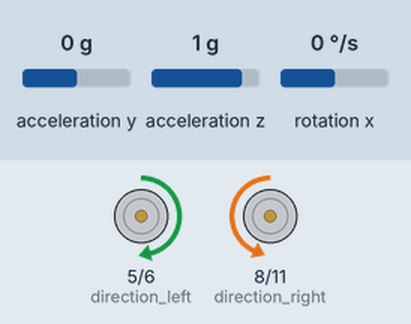
Simulated run of this sketch. Board: Arduino Uno, built with avr-gcc and run on an emulated ATmega328P. Parts: direction and speed pins drawn as motors (green arrow = direction pin HIGH = forward, orange = LOW = backward, longer = more drive). The inputs (shaded band) are chosen by the test bench; at power-on: acceleration y 0 g, acceleration z 1 g, rotation x 0 °/s. What the sketch prints to the serial monitor is not drawn.

Above: at 1.26 s.
1.3 s: acceleration y set to 0.8 g
2.8 s: acceleration z set to -1.4 g
At 5.6 s:
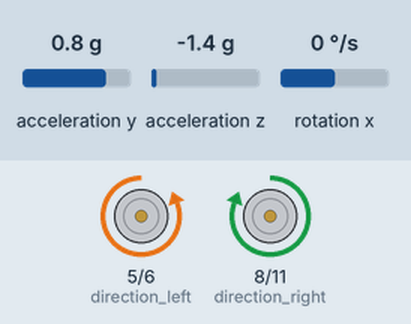
5.8 s: rotation x set to -100 °/s
8.8 s: acceleration y set to -0.8 g
At 9.5 s:
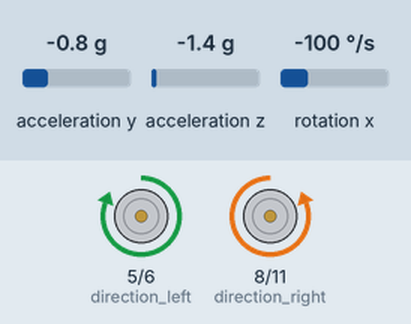
10.6 s: acceleration z set to 0 g
13.6 s: acceleration y set to 0 g
Timing chart, 0 to 31.9 s (numbered marks = the images above; inputs shaded):
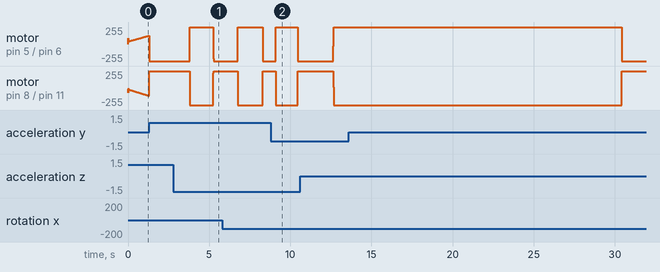

Measured:
- after the input at 2.8 s, motor on pin 5 (direction_left) / pin 6 (motor_pwm_left): backward 255/255 → forward 255/255 after 1.0 s, → backward 255/255 1.4 s later; motor on pin 8 (direction_right) / pin 11 (motor_pwm_right): forward 255/255 → backward 255/255 after 1.0 s, → forward 255/255 1.4 s later
- after the input at 8.8 s, motor on pin 5 (direction_left) / pin 6 (motor_pwm_left): backward 255/255 → forward 255/255 after 0.29 s, → backward 255/255 1.4 s later; motor on pin 8 (direction_right) / pin 11 (motor_pwm_right): forward 255/255 → backward 255/255 after 0.29 s, → forward 255/255 1.4 s later

The sketch:

self-balancing-robot.ino
```cpp
#include "Wire.h"
#include "I2Cdev.h"
#include "MPU6050.h"
#include "math.h"


MPU6050 mpu;                                    // Create an instance of the MPU6050 class

int16_t accY, accZ;                             // Define accelerometer Y and Z values as 16bit integers
float accAngle;                                 // Define the angle that will be calculated using accY and accZ values

int16_t gyroX;                                  // Define gyroscope X value (angular velocity around x-axis) as 16bit integer
float gyroAngle = 0;                            // Give the gyro angle an initial value of 0
unsigned long currTime, prevTime = 0, loopTime; // Set time-related variables as 32bit numbers of only positive value (0 to 2^32-1)

#define direction_left 5                        // Set pin number for DIR pin of left motor
#define direction_right 8                       // Set pin number for DIR pin of right motor
#define motor_pwm_left 6                        // Set pin number for EN- pin of left motor (must be a PWM pin)
#define motor_pwm_right 11                      // Set pin number for EN pin of right motor (must be a PWM pin)

#define Kp 36 // Set the proportional gain value for the PID controller
#define Ki 16.6667 //33.3333                                  //0.003 // Set the derivative gain value for the PID controller
#define Kd 0.015//0.0075
#define sampleTime 0.005                        // Define sampling time
#define targetAngle 0.5                           // Define target angle which is the desired tilt of the robot

float a = 0.0;
float tau = 0.075;
float x_angle = 0.0;

// Declare variables that are shared between the interrupt function and main loop as volatile to avoid compiler attempt to optimize the shared objects
volatile int motorPower, gyroRate;
volatile float currentAngle, prevAngle = 0, error, prevError = 0, errorSum = 0;

float complementaryFilter(float newAngle, float gyroRate, int loopTime) {
  float dtC = float(loopTime)/1000.0;
  a = tau / (tau+dtC);
  x_angle = a * (x_angle + gyroRate*dtC) + (1-a)*(newAngle);
  return x_angle;
}

void setMotors(int leftMotorSpeed, int rightMotorSpeed) {
  if (leftMotorSpeed <= 0) {
    leftMotorSpeed = leftMotorSpeed * (-1);
    leftMotorSpeed = map(leftMotorSpeed, 0, 255, 22, 255); // CCW
    analogWrite(motor_pwm_left, leftMotorSpeed);
    digitalWrite(direction_left, HIGH);
  } else {
    leftMotorSpeed = map(leftMotorSpeed, 0, 255, 22, 255); // CW
    analogWrite(motor_pwm_left, leftMotorSpeed);
    digitalWrite(direction_left, LOW);
  }

  if (rightMotorSpeed <= 0) {
    rightMotorSpeed = rightMotorSpeed * (-1);
    rightMotorSpeed = map(rightMotorSpeed, 0, 255, 0 , 255); // CW
    analogWrite(motor_pwm_right, rightMotorSpeed);
    digitalWrite(direction_right, LOW);
  } else {
    rightMotorSpeed = map(rightMotorSpeed, 0, 255, 0, 255); //CCW
    analogWrite(motor_pwm_right, rightMotorSpeed);
    digitalWrite(direction_right, HIGH);
  }
}


void initPID() {
  // initialize timer
  cli();
  TCCR1A = 0;
  TCCR1B = 0;

  OCR1A = 19999; // match register = (16000000Hz / (8*desired_frequency)) - 1 ; currently the frequency is 200HZ(5ms)
  TCCR1B |= (1 << WGM12);
  TCCR1B |= (1 << CS11);
  TIMSK1 |= (1 << OCIE1A);

  sei();
}

void setup() {
  mpu.initialize();
  Serial.begin(115200);

  pinMode(direction_left, OUTPUT);
  pinMode(direction_right, OUTPUT);
  pinMode(motor_pwm_left, OUTPUT);
  pinMode(motor_pwm_right, OUTPUT);

  mpu.setYAccelOffset(-205);
  mpu.setZAccelOffset(1398);
  mpu.setXGyroOffset(-45);

  initPID();
}

void loop() {
  // read sensor data
  accY = mpu.getAccelerationY();
  accZ = mpu.getAccelerationZ();
  gyroX = mpu.getRotationX();
  //Serial.println("accY: " + accY);
  //define the range of motor input
  motorPower = constrain(motorPower, -255, 255);
  setMotors(motorPower, motorPower);
}

ISR(TIMER1_COMPA_vect) {
  // calculate angle of inclination
  accAngle = atan2(accY, accZ) * RAD_TO_DEG;
  gyroRate = map(gyroX, -32768, 32768, -250, 250);
  gyroAngle = (float)gyroRate * sampleTime;
  //currentAngle = 0.98 * (prevAngle + gyroAngle) + 0.02 * (accAngle);
  currentAngle = complementaryFilter(accAngle, gyroRate, sampleTime*1000);
  //Serial.print(accY);
  //Serial.print(",");
  //Serial.print(accZ);
  //Serial.print(",");
  //Serial.print(gyroRate);
  //Serial.print(",");

  error = currentAngle - targetAngle;
    errorSum = errorSum + error/2*sampleTime;

  // calculate output from PID values

  motorPower = Kp*(error + Ki * errorSum + Kd * (error - prevError) / sampleTime);
  prevError = error;
  Serial.println(currentAngle);
  //Serial.print(",");
  //Serial.print(motorPower);
  //Serial.println("");
  prevAngle = currentAngle;
}
```
